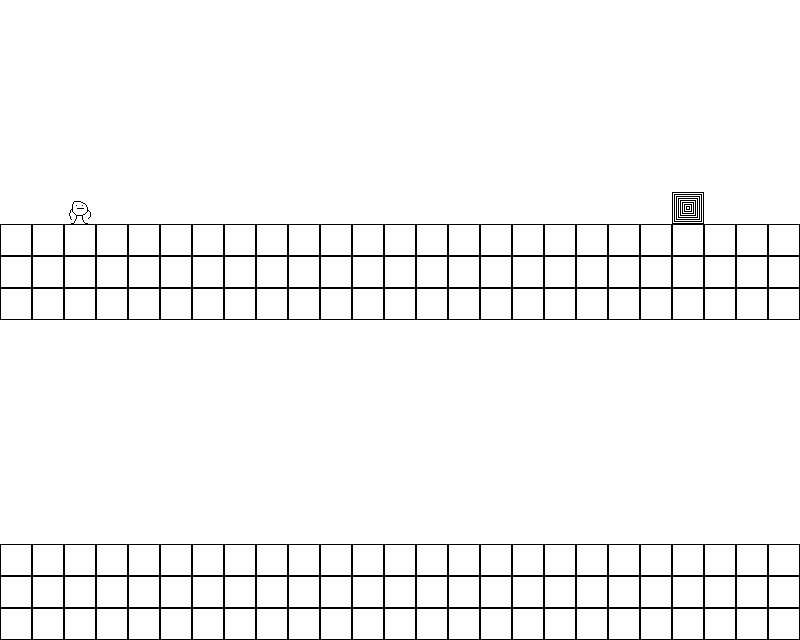

This is a level from a 2D game, rendered from its Tiled map with the project's own tilesets. A one-line summary and the complete map file follow:
An orthogonal 25x20 tile map with 32x32 px tiles, 2 tile layers (Tile Layer 1, Tile Layer 2) and 2 objects (Player, Goal).

<map version="1.2" tiledversion="1.3.2" orientation="orthogonal" renderorder="right-down" compressionlevel="0" width="25" height="20" tilewidth="32" tileheight="32" infinite="0" nextlayerid="4" nextobjectid="10">
 <tileset firstgid="1" name="DA1" tilewidth="32" tileheight="32" tilecount="72" columns="12">
  <image source="Tilemap.png" width="384" height="192" />
 </tileset>
 <layer id="1" name="Tile Layer 1" width="25" height="20">
  <data encoding="csv">
26,26,26,26,26,26,26,26,26,26,26,26,26,26,26,26,26,26,26,26,26,26,26,26,26,
26,26,26,26,26,26,26,26,26,26,26,26,26,26,26,26,26,26,26,26,26,26,26,26,26,
26,26,26,26,26,26,26,26,26,26,26,26,26,26,26,26,26,26,26,26,26,26,26,26,26,
26,26,26,26,26,26,26,26,26,26,26,26,26,26,26,26,26,26,26,26,26,26,26,26,26,
26,26,26,26,26,26,26,26,26,26,26,26,26,26,26,26,26,26,26,26,26,26,26,26,26,
26,26,26,26,26,26,26,26,26,26,26,26,26,26,26,26,26,26,26,26,26,26,26,26,26,
26,26,26,26,26,26,26,26,26,26,26,26,26,26,26,26,26,26,26,26,26,26,26,26,26,
26,26,26,26,26,26,26,26,26,26,26,26,26,26,26,26,26,26,26,26,26,26,26,26,26,
26,26,26,26,26,26,26,26,26,26,26,26,26,26,26,26,26,26,26,26,26,26,26,26,26,
26,26,26,26,26,26,26,26,26,26,26,26,26,26,26,26,26,26,26,26,26,26,26,26,26,
26,26,26,26,26,26,26,26,26,26,26,26,26,26,26,26,26,26,26,26,26,26,26,26,26,
26,26,26,26,26,26,26,26,26,26,26,26,26,26,26,26,26,26,26,26,26,26,26,26,26,
26,26,26,26,26,26,26,26,26,26,26,26,26,26,26,26,26,26,26,26,26,26,26,26,26,
26,26,26,26,26,26,26,26,26,26,26,26,26,26,26,26,26,26,26,26,26,26,26,26,26,
26,26,26,26,26,26,26,26,26,26,26,26,26,26,26,26,26,26,26,26,26,26,26,26,26,
26,26,26,26,26,26,26,26,26,26,26,26,26,26,26,26,26,26,26,26,26,26,26,26,26,
26,26,26,26,26,26,26,26,26,26,26,26,26,26,26,26,26,26,26,26,26,26,26,26,26,
26,26,26,26,26,26,26,26,26,26,26,26,26,26,26,26,26,26,26,26,26,26,26,26,26,
26,26,26,26,26,26,26,26,26,26,26,26,26,26,26,26,26,26,26,26,26,26,26,26,26,
26,26,26,26,26,26,26,26,26,26,26,26,26,26,26,26,26,26,26,26,26,26,26,26,26
</data>
 </layer>
 <layer id="2" name="Tile Layer 2" width="25" height="20">
  <data encoding="csv">
0,0,0,0,0,0,0,0,0,0,0,0,0,0,0,0,0,0,0,0,0,0,0,0,0,
0,0,0,0,0,0,0,0,0,0,0,0,0,0,0,0,0,0,0,0,0,0,0,0,0,
0,0,0,0,0,0,0,0,0,0,0,0,0,0,0,0,0,0,0,0,0,0,0,0,0,
0,0,0,0,0,0,0,0,0,0,0,0,0,0,0,0,0,0,0,0,0,0,0,0,0,
0,0,0,0,0,0,0,0,0,0,0,0,0,0,0,0,0,0,0,0,0,0,0,0,0,
0,0,0,0,0,0,0,0,0,0,0,0,0,0,0,0,0,0,0,0,0,0,0,0,0,
0,0,1,0,0,0,0,0,0,0,0,0,0,0,0,0,0,0,0,0,0,27,0,0,0,
25,25,25,25,25,25,25,25,25,25,25,25,25,25,25,25,25,25,25,25,25,25,25,25,25,
25,25,25,25,25,25,25,25,25,25,25,25,25,25,25,25,25,25,25,25,25,25,25,25,25,
25,25,25,25,25,25,25,25,25,25,25,25,25,25,25,25,25,25,25,25,25,25,25,25,25,
0,0,0,0,0,0,0,0,0,0,0,0,0,0,0,0,0,0,0,0,0,0,0,0,0,
0,0,0,0,0,0,0,0,0,0,0,0,0,0,0,0,0,0,0,0,0,0,0,0,0,
0,0,0,0,0,0,0,0,0,0,0,0,0,0,0,0,0,0,0,0,0,0,0,0,0,
0,0,0,0,0,0,0,0,0,0,0,0,0,0,0,0,0,0,0,0,0,0,0,0,0,
0,0,0,0,0,0,0,0,0,0,0,0,0,0,0,0,0,0,0,0,0,0,0,0,0,
0,0,0,0,0,0,0,0,0,0,0,0,0,0,0,0,0,0,0,0,0,0,0,0,0,
0,0,0,0,0,0,0,0,0,0,0,0,0,0,0,0,0,0,0,0,0,0,0,0,0,
25,25,25,25,25,25,25,25,25,25,25,25,25,25,25,25,25,25,25,25,25,25,25,25,25,
25,25,25,25,25,25,25,25,25,25,25,25,25,25,25,25,25,25,25,25,25,25,25,25,25,
25,25,25,25,25,25,25,25,25,25,25,25,25,25,25,25,25,25,25,25,25,25,25,25,25
</data>
 </layer>
 <objectgroup id="3" name="Object Layer 1">
  <object id="8" name="Player" gid="1" x="64" y="544" width="32" height="32" />
  <object id="9" name="Goal" gid="27" x="672" y="544" width="32" height="32" />
 </objectgroup>
</map>
